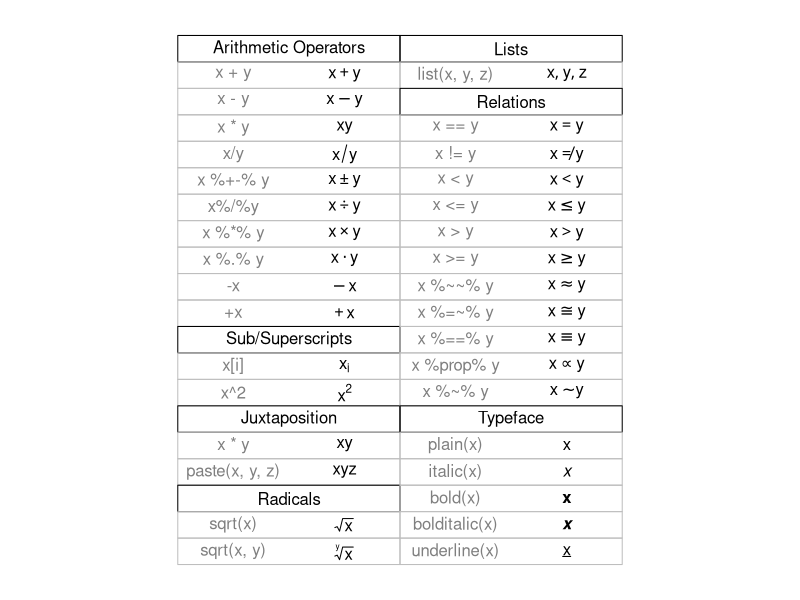
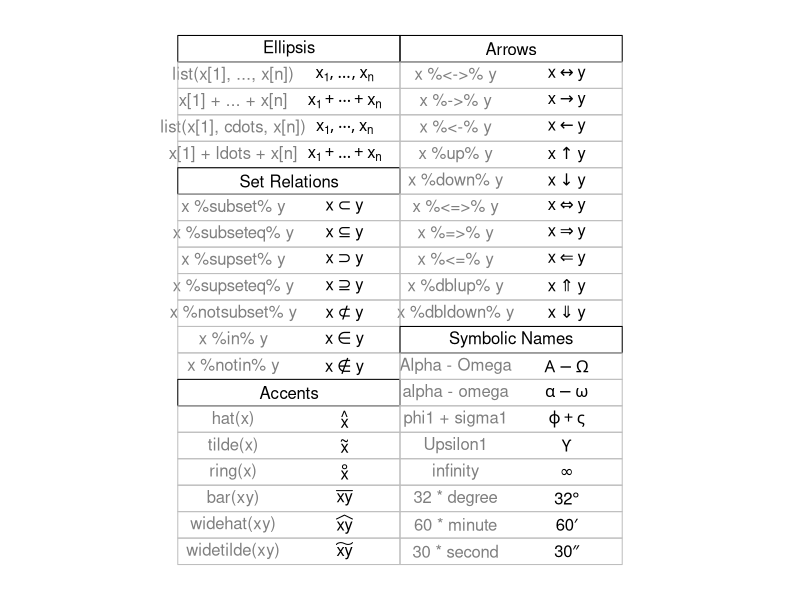
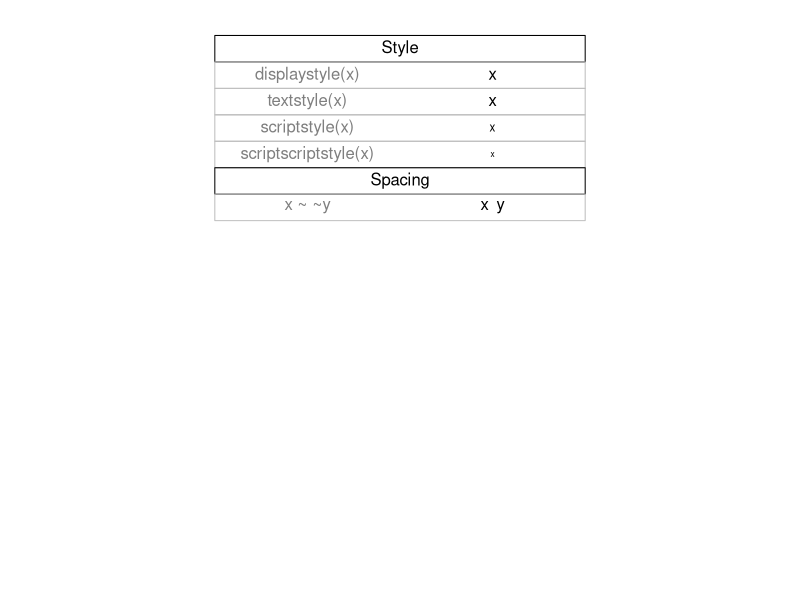
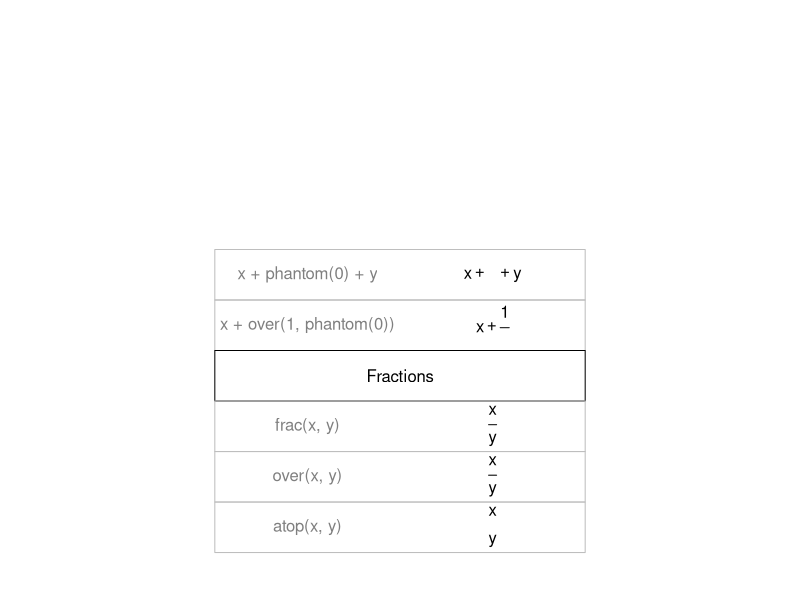
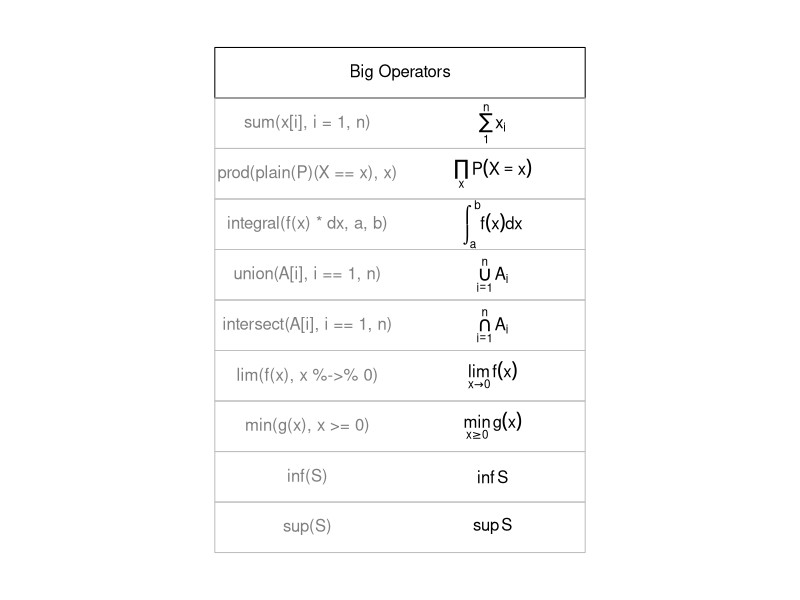
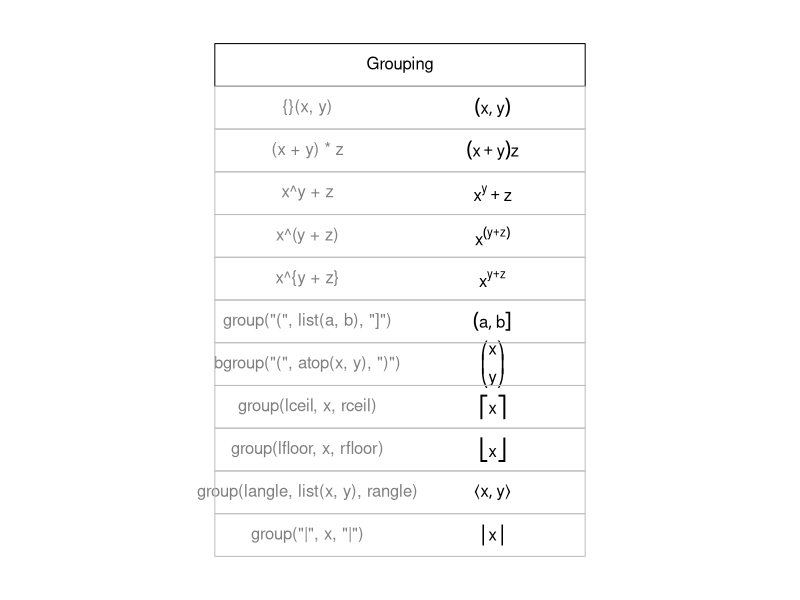

Source code (R) for these figures, in order:
# Examples from grDevices::plotmath helpfil
if (Sys.info()['sysname'] == "Darwin") os <- "macos"
if (Sys.info()['sysname'] == "Linux") os <- "linux"

library(ragg)
library(glue)

# demo 1
#  Copyright (C) 2002-2016 The R Core Team

require(datasets)
require(grDevices); require(graphics)

## --- "math annotation" in plots :

######
# create tables of mathematical annotation functionality
######
make.table <- function(nr, nc) {
  savepar <- par(mar=rep(0, 4), pty="s")
  plot(c(0, nc*2 + 1), c(0, -(nr + 1)),
       type="n", xlab="", ylab="", axes=FALSE)
  savepar
}

get.r <- function(i, nr) {
  i %% nr + 1
}

get.c <- function(i, nr) {
  i %/% nr + 1
}

draw.title.cell <- function(title, i, nr) {
  r <- get.r(i, nr)
  c <- get.c(i, nr)
  text(2*c - .5, -r, title)
  rect((2*(c - 1) + .5), -(r - .5), (2*c + .5), -(r + .5))
}

draw.plotmath.cell <- function(expr, i, nr, string = NULL) {
  r <- get.r(i, nr)
  c <- get.c(i, nr)
  if (is.null(string)) {
    string <- deparse(expr)
    string <- substr(string, 12, nchar(string) - 1)
  }
  text((2*(c - 1) + 1), -r, string, col="grey50")
  text((2*c), -r, expr, adj=c(.5,.5))
  rect((2*(c - 1) + .5), -(r - .5), (2*c + .5), -(r + .5), border="grey")
}

nr <- 20
nc <- 2

agg_png(glue('img/demo-1-{os}.png'))
oldpar <- make.table(nr, nc)
i <- 0
draw.title.cell("Arithmetic Operators", i, nr); i <- i + 1
draw.plotmath.cell(expression(x + y), i, nr); i <- i + 1
draw.plotmath.cell(expression(x - y), i, nr); i <- i + 1
draw.plotmath.cell(expression(x * y), i, nr); i <- i + 1
draw.plotmath.cell(expression(x / y), i, nr); i <- i + 1
draw.plotmath.cell(expression(x %+-% y), i, nr); i <- i + 1
draw.plotmath.cell(expression(x %/% y), i, nr); i <- i + 1
draw.plotmath.cell(expression(x %*% y), i, nr); i <- i + 1
draw.plotmath.cell(expression(x %.% y), i, nr); i <- i + 1
draw.plotmath.cell(expression(-x), i, nr); i <- i + 1
draw.plotmath.cell(expression(+x), i, nr); i <- i + 1
draw.title.cell("Sub/Superscripts", i, nr); i <- i + 1
draw.plotmath.cell(expression(x[i]), i, nr); i <- i + 1
draw.plotmath.cell(expression(x^2), i, nr); i <- i + 1
draw.title.cell("Juxtaposition", i, nr); i <- i + 1
draw.plotmath.cell(expression(x * y), i, nr); i <- i + 1
draw.plotmath.cell(expression(paste(x, y, z)), i, nr); i <- i + 1
draw.title.cell("Radicals", i, nr); i <- i + 1
draw.plotmath.cell(expression(sqrt(x)), i, nr); i <- i + 1
draw.plotmath.cell(expression(sqrt(x, y)), i, nr); i <- i + 1
draw.title.cell("Lists", i, nr); i <- i + 1
draw.plotmath.cell(expression(list(x, y, z)), i, nr); i <- i + 1
draw.title.cell("Relations", i, nr); i <- i + 1
draw.plotmath.cell(expression(x == y), i, nr); i <- i + 1
draw.plotmath.cell(expression(x != y), i, nr); i <- i + 1
draw.plotmath.cell(expression(x < y), i, nr); i <- i + 1
draw.plotmath.cell(expression(x <= y), i, nr); i <- i + 1
draw.plotmath.cell(expression(x > y), i, nr); i <- i + 1
draw.plotmath.cell(expression(x >= y), i, nr); i <- i + 1
draw.plotmath.cell(expression(x %~~% y), i, nr); i <- i + 1
draw.plotmath.cell(expression(x %=~% y), i, nr); i <- i + 1
draw.plotmath.cell(expression(x %==% y), i, nr); i <- i + 1
draw.plotmath.cell(expression(x %prop% y), i, nr); i <- i + 1
draw.plotmath.cell(expression(x %~% y), i, nr); i <- i + 1
draw.title.cell("Typeface", i, nr); i <- i + 1
draw.plotmath.cell(expression(plain(x)), i, nr); i <- i + 1
draw.plotmath.cell(expression(italic(x)), i, nr); i <- i + 1
draw.plotmath.cell(expression(bold(x)), i, nr); i <- i + 1
draw.plotmath.cell(expression(bolditalic(x)), i, nr); i <- i + 1
draw.plotmath.cell(expression(underline(x)), i, nr); i <- i + 1
dev.off()

# demo 2
agg_png(glue('img/demo-2-{os}.png'))
# Need fewer, wider columns for ellipsis ...
nr <- 20
nc <- 2
make.table(nr, nc)
i <- 0
draw.title.cell("Ellipsis", i, nr); i <- i + 1
draw.plotmath.cell(expression(list(x[1], ..., x[n])), i, nr); i <- i + 1
draw.plotmath.cell(expression(x[1] + ... + x[n]), i, nr); i <- i + 1
draw.plotmath.cell(expression(list(x[1], cdots, x[n])), i, nr); i <- i + 1
draw.plotmath.cell(expression(x[1] + ldots + x[n]), i, nr); i <- i + 1
draw.title.cell("Set Relations", i, nr); i <- i + 1
draw.plotmath.cell(expression(x %subset% y), i, nr); i <- i + 1
draw.plotmath.cell(expression(x %subseteq% y), i, nr); i <- i + 1
draw.plotmath.cell(expression(x %supset% y), i, nr); i <- i + 1
draw.plotmath.cell(expression(x %supseteq% y), i, nr); i <- i + 1
draw.plotmath.cell(expression(x %notsubset% y), i, nr); i <- i + 1
draw.plotmath.cell(expression(x %in% y), i, nr); i <- i + 1
draw.plotmath.cell(expression(x %notin% y), i, nr); i <- i + 1
draw.title.cell("Accents", i, nr); i <- i + 1
draw.plotmath.cell(expression(hat(x)), i, nr); i <- i + 1
draw.plotmath.cell(expression(tilde(x)), i, nr); i <- i + 1
draw.plotmath.cell(expression(ring(x)), i, nr); i <- i + 1
draw.plotmath.cell(expression(bar(xy)), i, nr); i <- i + 1
draw.plotmath.cell(expression(widehat(xy)), i, nr); i <- i + 1
draw.plotmath.cell(expression(widetilde(xy)), i, nr); i <- i + 1
draw.title.cell("Arrows", i, nr); i <- i + 1
draw.plotmath.cell(expression(x %<->% y), i, nr); i <- i + 1
draw.plotmath.cell(expression(x %->% y), i, nr); i <- i + 1
draw.plotmath.cell(expression(x %<-% y), i, nr); i <- i + 1
draw.plotmath.cell(expression(x %up% y), i, nr); i <- i + 1
draw.plotmath.cell(expression(x %down% y), i, nr); i <- i + 1
draw.plotmath.cell(expression(x %<=>% y), i, nr); i <- i + 1
draw.plotmath.cell(expression(x %=>% y), i, nr); i <- i + 1
draw.plotmath.cell(expression(x %<=% y), i, nr); i <- i + 1
draw.plotmath.cell(expression(x %dblup% y), i, nr); i <- i + 1
draw.plotmath.cell(expression(x %dbldown% y), i, nr); i <- i + 1
draw.title.cell("Symbolic Names", i, nr); i <- i + 1
draw.plotmath.cell(expression(Alpha - Omega), i, nr); i <- i + 1
draw.plotmath.cell(expression(alpha - omega), i, nr); i <- i + 1
draw.plotmath.cell(expression(phi1 + sigma1), i, nr); i <- i + 1
draw.plotmath.cell(expression(Upsilon1), i, nr); i <- i + 1
draw.plotmath.cell(expression(infinity), i, nr); i <- i + 1
draw.plotmath.cell(expression(32 * degree), i, nr); i <- i + 1
draw.plotmath.cell(expression(60 * minute), i, nr); i <- i + 1
draw.plotmath.cell(expression(30 * second), i, nr); i <- i + 1
dev.off()

# demo 3
agg_png(glue('img/demo-3-{os}.png'))
# Need even fewer, wider columns for typeface and style ...
nr <- 20
nc <- 1
make.table(nr, nc)
i <- 0
draw.title.cell("Style", i, nr); i <- i + 1
draw.plotmath.cell(expression(displaystyle(x)), i, nr); i <- i + 1
draw.plotmath.cell(expression(textstyle(x)), i, nr); i <- i + 1
draw.plotmath.cell(expression(scriptstyle(x)), i, nr); i <- i + 1
draw.plotmath.cell(expression(scriptscriptstyle(x)), i, nr); i <- i + 1
draw.title.cell("Spacing", i, nr); i <- i + 1
draw.plotmath.cell(expression(x ~~ y), i, nr); i <- i + 1
dev.off()

# demo 4
agg_png(glue('img/demo-4-{os}.png'))
# Need fewer, taller rows for fractions ...
# cheat a bit to save pages
par(new = TRUE)
nr <- 10
nc <- 1
make.table(nr, nc)
i <- 4
draw.plotmath.cell(expression(x + phantom(0) + y), i, nr); i <- i + 1
draw.plotmath.cell(expression(x + over(1, phantom(0))), i, nr); i <- i + 1
draw.title.cell("Fractions", i, nr); i <- i + 1
draw.plotmath.cell(expression(frac(x, y)), i, nr); i <- i + 1
draw.plotmath.cell(expression(over(x, y)), i, nr); i <- i + 1
draw.plotmath.cell(expression(atop(x, y)), i, nr); i <- i + 1
dev.off()

# demo 5
agg_png(glue('img/demo-5-{os}.png'))
# Need fewer, taller rows and fewer, wider columns for big operators ...
nr <- 10
nc <- 1
make.table(nr, nc)
i <- 0
draw.title.cell("Big Operators", i, nr); i <- i + 1
draw.plotmath.cell(expression(sum(x[i], i=1, n)), i, nr); i <- i + 1
draw.plotmath.cell(expression(prod(plain(P)(X == x), x)), i, nr); i <- i + 1
draw.plotmath.cell(expression(integral(f(x) * dx, a, b)), i, nr); i <- i + 1
draw.plotmath.cell(expression(union(A[i], i==1, n)), i, nr); i <- i + 1
draw.plotmath.cell(expression(intersect(A[i], i==1, n)), i, nr); i <- i + 1
draw.plotmath.cell(expression(lim(f(x), x %->% 0)), i, nr); i <- i + 1
draw.plotmath.cell(expression(min(g(x), x >= 0)), i, nr); i <- i + 1
draw.plotmath.cell(expression(inf(S)), i, nr); i <- i + 1
draw.plotmath.cell(expression(sup(S)), i, nr); i <- i + 1
dev.off()

# demo 6
agg_png(glue('img/demo-6-{os}.png'))
nr <- 12
nc <- 1
make.table(nr, nc)
i <- 0
draw.title.cell("Grouping", i, nr); i <- i + 1
# Those involving '{ . }' have to be done "by hand"
draw.plotmath.cell(expression({}(x , y)), i, nr, string="{}(x, y)"); i <- i + 1
draw.plotmath.cell(expression((x + y)*z), i, nr); i <- i + 1
draw.plotmath.cell(expression(x^y + z),   i, nr); i <- i + 1
draw.plotmath.cell(expression(x^(y + z)), i, nr); i <- i + 1
draw.plotmath.cell(expression(x^{y + z}), i, nr, string="x^{y + z}"); i <- i + 1
draw.plotmath.cell(expression(group("(", list(a, b), "]")), i, nr); i <- i + 1
draw.plotmath.cell(expression(bgroup("(", atop(x, y), ")")), i, nr); i <- i + 1
draw.plotmath.cell(expression(group(lceil, x, rceil)), i, nr); i <- i + 1
draw.plotmath.cell(expression(group(lfloor, x, rfloor)), i, nr); i <- i + 1
draw.plotmath.cell(expression(group(langle, list(x, y), rangle)), i, nr); i <- i + 1
draw.plotmath.cell(expression(group("|", x, "|")), i, nr); i <- i + 1
dev.off()

par(oldpar)
